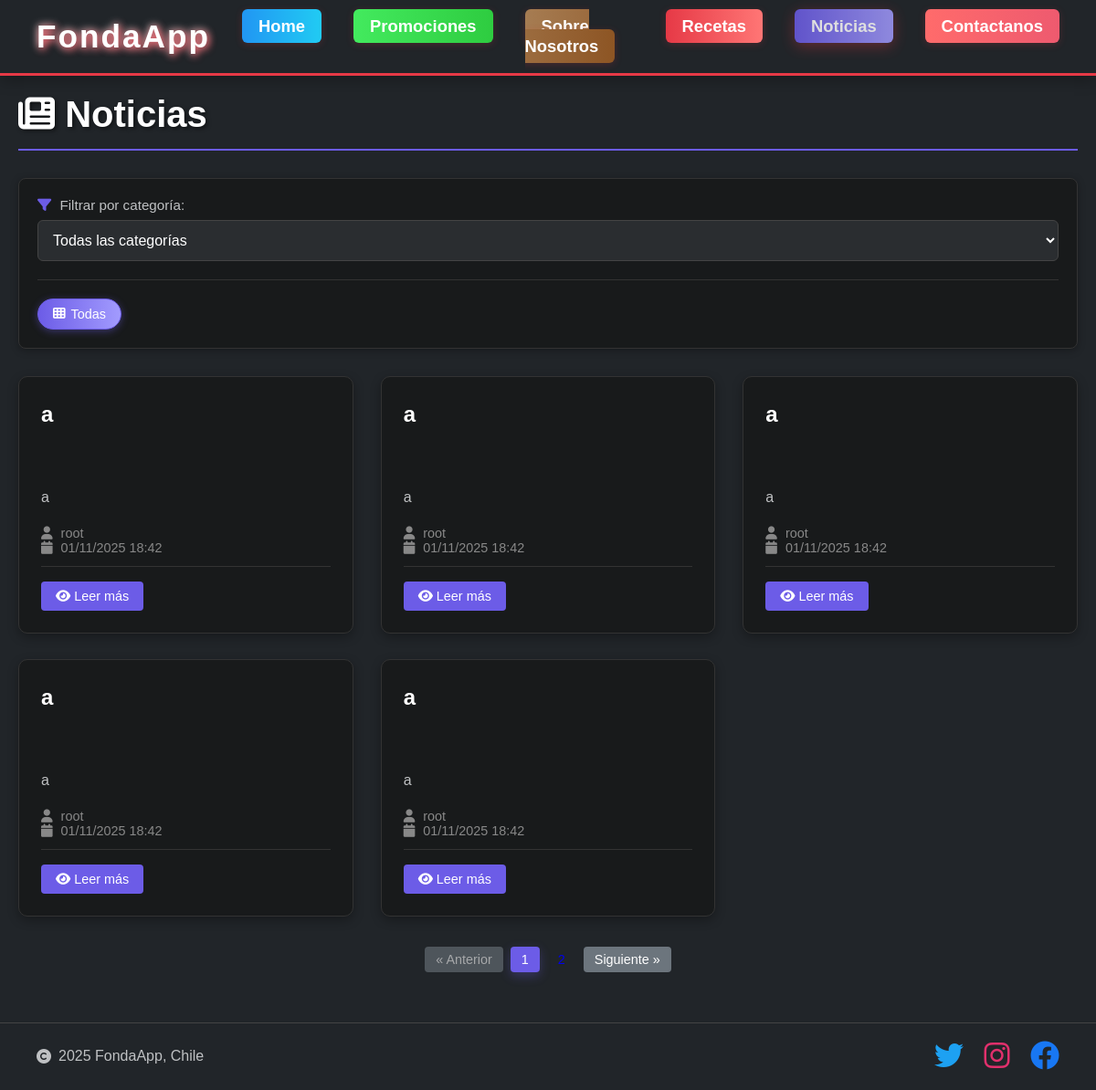
The page /noticias/ on the database as committed earlier.
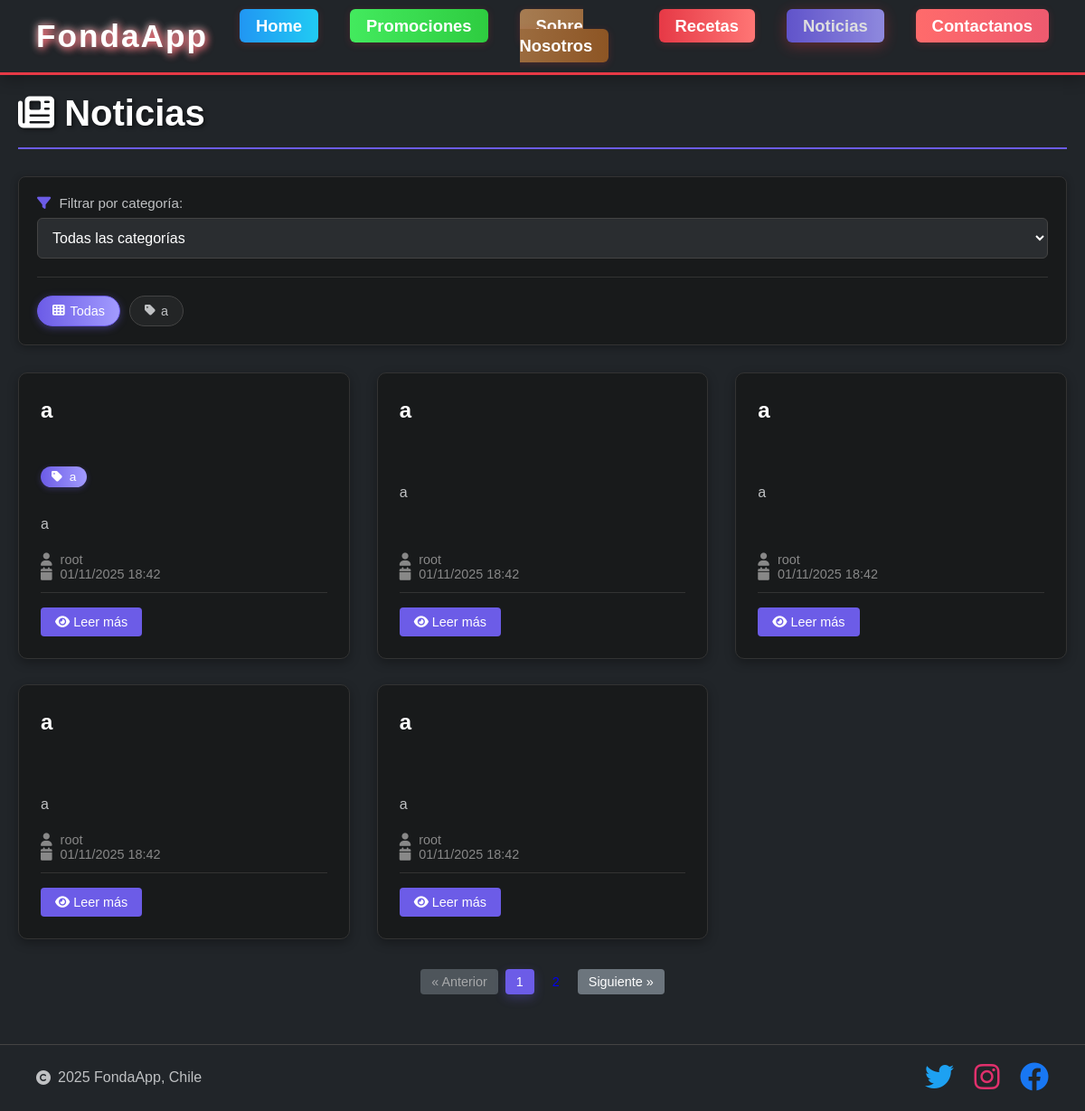
The same page on the database as committed later.
### noticias/models.py (models this page shows, shortened)
class Posteo(models.Model):
    titulo = models.CharField(max_length=200, verbose_name='Título')
    contenido = models.TextField(verbose_name='Contenido')
    imagen = models.ImageField(
        upload_to='noticias/',
        blank=True,
        null=True,
        verbose_name='Imagen',
        help_text='Imagen opcional para la noticia'
    )
    categoria = models.ForeignKey(
        Categoria,
        on_delete=models.SET_NULL,
        null=True,
        blank=True,
        related_name='posteos',
        verbose_name='Categoría'
    )
    autor = models.ForeignKey(
        User,
        on_delete=models.CASCADE,
        default=1,
        related_name='posteos',
        verbose_name='Autor'
    )
    created = models.DateTimeField(
        auto_now_add=True,
        verbose_name='Fecha de creación'
    )
    updated = models.DateTimeField(
        auto_now=True,
        verbose_name='Fecha de actualización'
    )
    activo = models.BooleanField(default=True, verbose_name='Activo')
    destacado = models.BooleanField(default=False, verbose_name='Destacado')
    visitas = models.IntegerField(default=0, verbose_name='Visitas')
    class Meta:
        ordering = ['-created']
        verbose_name = 'Posteo'
        verbose_name_plural = 'Posteos'

class Categoria(models.Model):
    nombre = models.CharField(max_length=100, unique=True, verbose_name='Nombre')
    descripcion = models.TextField(blank=True, verbose_name='Descripción')
    slug = models.SlugField(max_length=100, unique=True, verbose_name='Slug')
    activo = models.BooleanField(default=True, verbose_name='Activo')
    orden = models.IntegerField(default=0, verbose_name='Orden', help_text='Orden de visualización')
    created = models.DateTimeField(auto_now_add=True, verbose_name='Fecha de creación')
    class Meta:
        ordering = ['orden', 'nombre']
        verbose_name = 'Categoría'
        verbose_name_plural = 'Categorías'

### noticias/views.py (the view)
# urls.py: path('', views.lista_noticias, name='lista'),
def lista_noticias(request):
    posteos_list = Posteo.objects.filter(activo=True)
    categoria_id = request.GET.get('categoria')
    if categoria_id:
        posteos_list = posteos_list.filter(categoria_id=categoria_id)
    autor_id = request.GET.get('autor')
    if autor_id:
        posteos_list = posteos_list.filter(autor_id=autor_id)
    busqueda = request.GET.get('buscar')
    if busqueda:
        posteos_list = posteos_list.filter(
            Q(titulo__icontains=busqueda) | Q(contenido__icontains=busqueda)
        )
    destacado = request.GET.get('destacado')
    if destacado == '1':
        posteos_list = posteos_list.filter(destacado=True)
    orden = request.GET.get('orden', '-created')
    posteos_list = posteos_list.order_by(orden)
    paginator = Paginator(posteos_list, 5)
    page_number = request.GET.get('page')
    page_obj = paginator.get_page(page_number)
    categorias = Categoria.objects.filter(activo=True)
    from django.contrib.auth.models import User
    autores = User.objects.filter(posteos__activo=True).distinct()
    context = {
        'posteos': page_obj,
        'page_obj': page_obj,
        'paginator': paginator,
        'categorias': categorias,
        'autores': autores,
        'categoria_seleccionada': categoria_id,
        'autor_seleccionado': autor_id,
        'busqueda': busqueda or '',
        'destacado': destacado,
        'orden': orden,
    }
    return render(request, 'noticias/lista.html', context)

### core/context_processors.py (called while the page is built)
def fonda_context(request):
    context = {
        'categorias_globales': Categoria.objects.filter(activo=True).order_by('orden'),
        'total_noticias': Posteo.objects.filter(activo=True).count(),
        'noticias_destacadas': Posteo.objects.filter(
            activo=True,
            destacado=True
        ).order_by('-created')[:3],
        'ultimas_noticias': Posteo.objects.filter(
            activo=True
        ).order_by('-created')[:5],
        'categorias_con_conteo': Categoria.objects.filter(
            activo=True
        ).annotate(
            total_posteos=Count('posteos', filter=models.Q(posteos__activo=True))
        ).order_by('orden'),
        'nombre_sitio': 'FondaApp',
        'año_actual': 2025,
    }
    return context

### noticias/templates/noticias/lista.html (shortened to what the changed rows need)
{% extends 'noticias/base.html' %}
{% block content %}
<div class="container">
    <div class="noticias-header">
        <h1><i class="fas fa-newspaper"></i> Noticias</h1>
    </div>
    <div class="noticias-filtros">
        <div class="categorias-pills">
            <a href="{% url 'noticias:lista' %}" class="categoria-pill {% if not categoria_seleccionada %}active{% endif %}">
                <i class="fas fa-th"></i> Todas
            </a>
            {% for categoria in categorias %}
                <a href="?categoria={{ categoria.id }}" class="categoria-pill {% if categoria_seleccionada == categoria.id|stringformat:"s" %}active{% endif %}">
                    <i class="fas fa-tag"></i> {{ categoria.nombre }}
                </a>
            {% endfor %}
        </div>
    </div>
    {% if posteos %}
        <div class="noticias-grid">
            {% for posteo in posteos %}
                <article class="noticia-card">
                    <div class="noticia-content">
                        <h2 class="noticia-title">{{ posteo.titulo }}</h2>
                        {% if posteo.categoria %}
                            <div class="noticia-categoria">
                                <span class="categoria-badge">
                                    <i class="fas fa-tag"></i> {{ posteo.categoria.nombre }}
                                </span>
                            </div>
                        {% endif %}
                        <p class="noticia-excerpt">{{ posteo.contenido|truncatewords:20 }}</p>
                        <div class="noticia-meta">
                            <i class="fas fa-user"></i> {{ posteo.autor.username }}
                            <br>
                            <i class="fas fa-calendar"></i> {{ posteo.created|date:"d/m/Y H:i" }}
                        </div>
                        <div class="noticia-actions">
                            <a href="{% url 'noticias:detalle' posteo.pk %}" class="btn btn-primary">
                                <i class="fas fa-eye"></i> Leer más
                            </a>
                        </div>
                    </div>
                </article>
            {% endfor %}
        </div>
        {% if page_obj.has_other_pages %}
            <nav class="noticias-pagination" aria-label="Navegación de páginas">
                <ul class="pagination-list">
                    {% for num in paginator.page_range %}
                        {% if num == page_obj.number %}
                            <li class="page-number active"><span class="btn btn-primary">{{ num }}</span></li>
                        {% else %}
                            <li class="page-number"><a href="?page={{ num }}{% if categoria_seleccionada %}&categoria={{ categoria_seleccionada }}{% endif %}" class="btn btn-light">{{ num }}</a></li>
                        {% endif %}
                    {% endfor %}
                </ul>
            </nav>
        {% endif %}
    {% else %}
        <div class="empty-state">
            <i class="fas fa-newspaper"></i>
            <h3>No hay noticias disponibles</h3>
            <p>Próximamente tendremos noticias interesantes para ti.</p>
        </div>
    {% endif %}
</div>
{% endblock %}

Rows that differ between the two databases and show on the page:
added Categoria: nombre "a"
changed Posteo (number 1 of 5 on the later page): categoria_id empty → 1 (drawn); categoria.nombre (not shown) → "a"
